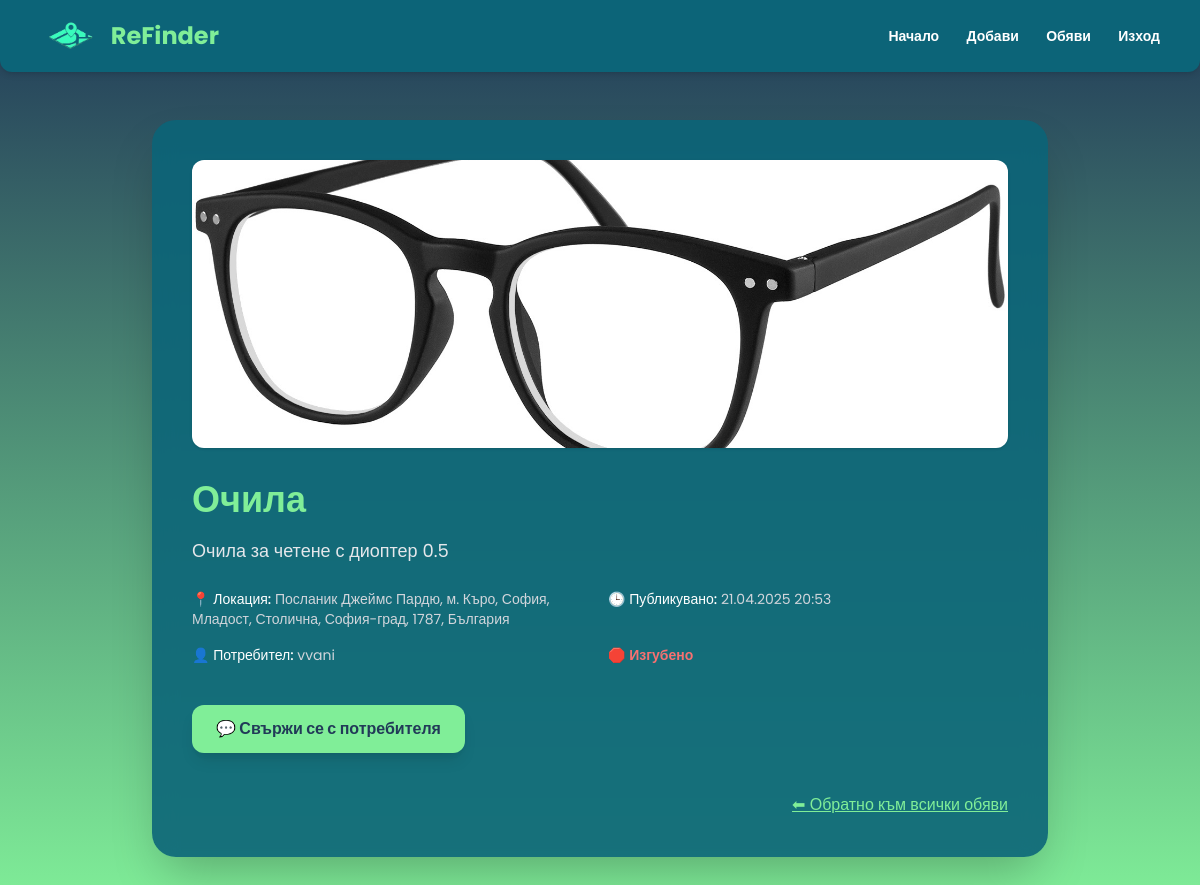
Screenshot of /ads/13/ with the database file from the repository.
### ReFinds/models.py (models this page shows, shortened)
class Ad(models.Model):
    STATUS_CHOICES = [
        ('lost', 'Изгубено'),
        ('found', 'Намерено'),
    ]
    title = models.CharField(max_length=100)
    description = models.TextField(max_length=300)
    status = models.CharField(max_length=10, choices=STATUS_CHOICES, default='lost')
    image = models.ImageField(upload_to='ads_images/', blank=True, null=True)
    embedding = models.TextField(blank=True, null=True)  # JSON-сериализирана листа от числа
    location = models.CharField(max_length=225, blank=True)
    latitude = models.FloatField()
    longitude = models.FloatField()
    created_at = models.DateTimeField(auto_now_add=True)
    user = models.ForeignKey(User, on_delete=models.CASCADE)

### ReFinds/views.py (the view)
# urls.py: path('ads/<int:ad_id>/', views.ad_detail_view, name='ad_detail'),
def ad_detail_view(request, ad_id):
    ad = get_object_or_404(Ad, id=ad_id)
    return render(request, 'ad_detail.html', {'ad': ad})

### ReFinds/templates/ad_detail.html (shortened to what this page needs)
<!DOCTYPE html>
{% load static %}
<html lang="bg">
<head>
  <script src="https://cdn.tailwindcss.com"></script>
</head>
<body class="text-white min-h-screen flex flex-col">
  <nav class="flex justify-between items-center px-10 py-4 bg-[#0C6478] shadow-md sticky top-0 z-10 rounded-b-xl">
    <div class="flex items-center gap-3">
      <img src="{% static 'logo-removebg-preview.png' %}" alt="ReFinder Logo" class="h-10">
      <span class="text-2xl font-bold text-[#80EE98]">ReFinder</span>
    </div>
    <div class="space-x-6 text-sm font-semibold">
      <a href="{% url 'home' %}" class="hover:text-[#80EE98]">Начало</a>
      <a href="{% url 'listing' %}" class="hover:text-[#80EE98]">Добави</a>
      <a href="{% url 'ad_list' %}" class="hover:text-[#80EE98]">Обяви</a>
      <a href="{% url 'logout' %}" class="hover:text-[#80EE98]">Изход</a>
    </div>
  </nav>
  <main class="flex-grow flex justify-center py-12 px-4">
    <div class="w-full max-w-4xl bg-[#0C6478]/90 backdrop-blur-md p-10 rounded-3xl shadow-2xl fade-in">
      {% if ad.image %}
        <div class="rounded-xl overflow-hidden shadow mb-8">
          <img src="{{ ad.image.url }}" alt="Ad Image" class="w-full h-72 object-cover">
        </div>
      {% endif %}
      <h1 class="text-4xl font-extrabold text-[#80EE98] mb-4">{{ ad.title }}</h1>
      <p class="text-lg text-gray-200 mb-6 leading-relaxed">{{ ad.description }}</p>
      <div class="grid grid-cols-1 sm:grid-cols-2 gap-4 text-sm text-gray-300">
        <p>📍 <span class="text-white font-medium">Локация:</span> {{ ad.location }}</p>
        <p>🕒 <span class="text-white font-medium">Публикувано:</span> {{ ad.created_at|date:"d.m.Y H:i" }}</p>
        <p>👤 <span class="text-white font-medium">Потребител:</span> {{ ad.user.username }}</p>
        <p>
          {% if ad.status == 'lost' %}
            🛑 <span class="text-red-400 font-semibold">Изгубено</span>
          {% elif ad.status == 'found' %}
            ✅ <span class="text-green-400 font-semibold">Намерено</span>
          {% endif %}
        </p>
      </div>
      {% if request.user != ad.user %}
        <div class="mt-10">
          <a href="{% url 'start_chat' ad.user.id %}" class="inline-block bg-[#80EE98] text-[#213A58] font-bold px-6 py-3 rounded-xl hover:bg-[#46DFB1] transition-all shadow-lg">
            💬 Свържи се с потребителя
          </a>
        </div>
      {% endif %}
      <div class="mt-10 text-right">
        <a href="{% url 'ad_list' %}" class="text-[#80EE98] underline hover:text-[#46DFB1] transition">⬅ Обратно към всички обяви</a>
      </div>
    </div>
  </main>
</body>
</html>

### ReFinds/templates/ad_detail.html (style rules this page uses)
body { font-family: 'Poppins', sans-serif; background: linear-gradient(to bottom, #213A58, #80EE98); }
.fade-in { animation: fadeIn 0.6s ease-in-out both; }

### rows the page displays
Ad: image (picture), title "Очила", description "Очила за четене с диоптер 0.5", location "Посланик Джеймс Пардю, м. Къро, София, Младост, Столична, София-град, 1787, България", created_at "21.04.2025 20:53", user.username "vvani"
